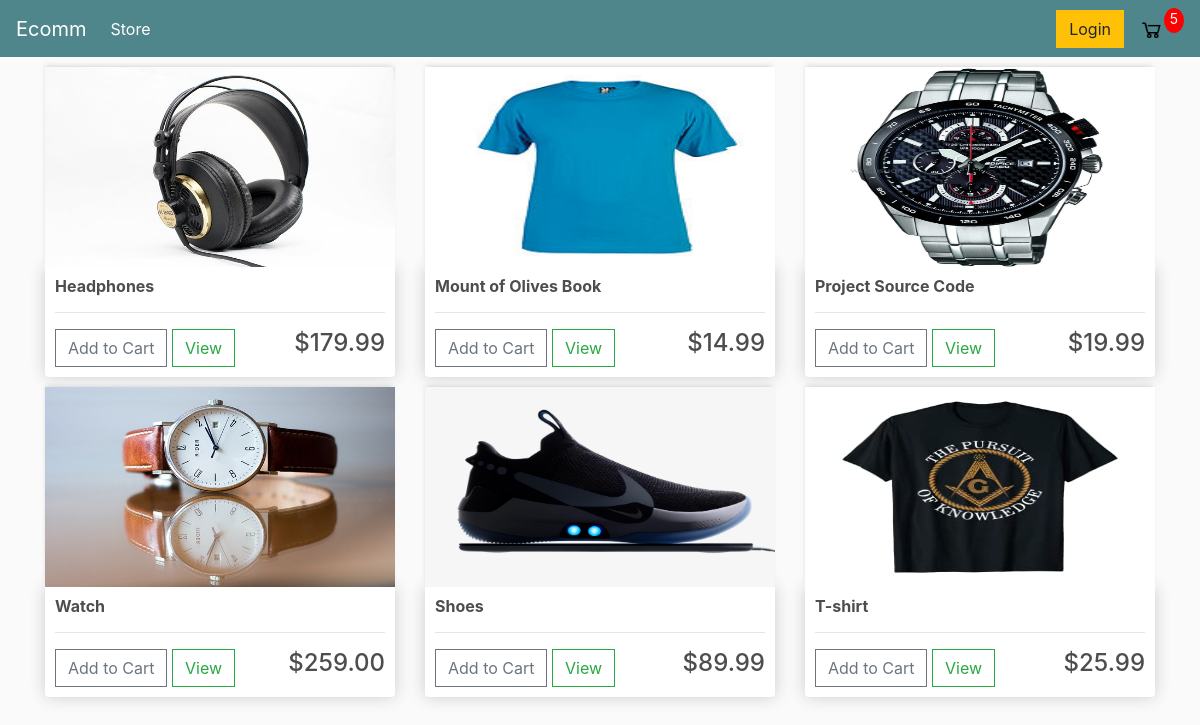
The app's page / (signed in) with its own data.
### store/models.py (models this page shows, shortened)
class Product(models.Model):
	name = models.CharField(max_length=200)
	price = models.FloatField()
	digital = models.BooleanField(default=False, null=True, blank=True)
	image = models.ImageField(null=True, blank=True)
	@property
	def imageURL(self):
		try:
			url = self.image.url
		except:
			url = ''
		return url

### store/views.py (the view)
# urls.py: path('', include('store.urls')),
def store(request):
    if request.user.is_authenticated:
        customer = request.user.customer
        order, created = Order.objects.get_or_create(customer=customer, complete=False)
        items = order.orderitem_set.all()
        cartItems = order.get_cart_items
    else:
        items = []
        order = {'get_cart_total':0, 'get_cart_items':0, 'shipping':False}
        cartItems = order['get_cart_items']
    products = Product.objects.all()
    context = {'products':products, 'cartItems':cartItems}
    return render(request, 'store/store.html', context)

### store/models.py (called while the page is built)
	@property
	def get_cart_items(self):
		orderitems = self.orderitem_set.all()
		total = sum([item.quantity for item in orderitems])
		return total

### store/templates/store/store.html
{% extends 'store/main.html' %}
{% load static %}
{% block content %}
    <div class="row">
        {% for product in products %}
        <div class="col-lg-4">
            <img class="thumbnail" src="{{product.imageURL}}">
            <div class="box-element product">
                <h6><strong>{{product.name}}</strong></h6>
                <hr>
                <button data-product={{product.id}} data-action="add" class="btn btn-outline-secondary add-btn update-cart">Add to Cart</button>
                <a class="btn btn-outline-success" href="#">View</a>
                <h4 style="display: inline-block;float: right">${{product.price|floatformat:2}}</h4>
            </div>
        </div>
        {% endfor %}
     </div>
{% endblock content %}

### static/css/main.css (style rules this page uses)
body { background-color: hsl(0, 0%, 98%); }
h1,h2,h3,h4,h5,h6 { color:hsl(0, 0%, 30%); }
.box-element { box-shadow:hsl(0, 0%, 80%) 0 0 16px; background-color: #fff; border-radius: 4px; padding: 10px; }
.thumbnail { width: 100%; height: 200px; -webkit-box-shadow: -1px -3px 5px -2px rgba(214,214,214,1); -moz-box-shadow: -1px -3px 5px -2px rgba(214,214,214,1); box-shadow: -1px -3px 5px -2px rgba(214,214,214,1); }
.product { border-radius: 0 0 4px 4px; }
.col-lg-4, .col-lg-6, .col-lg-8, .col-lg-12 { margin-top: 10px; }
.btn { border-radius: 0; }

### records on screen
Product: imageURL (picture), name "Headphones", price "179.99"
Product: imageURL (picture), name "Mount of Olives Book", price "14.99"
Product: imageURL (picture), name "Project Source Code", price "19.99"
Product: imageURL (picture), name "Watch", price "259.00"
Product: imageURL (picture), name "Shoes", price "89.99"
Product: imageURL (picture), name "T-shirt", price "25.99"

### other values on screen
{{ cartItems }} "5"
